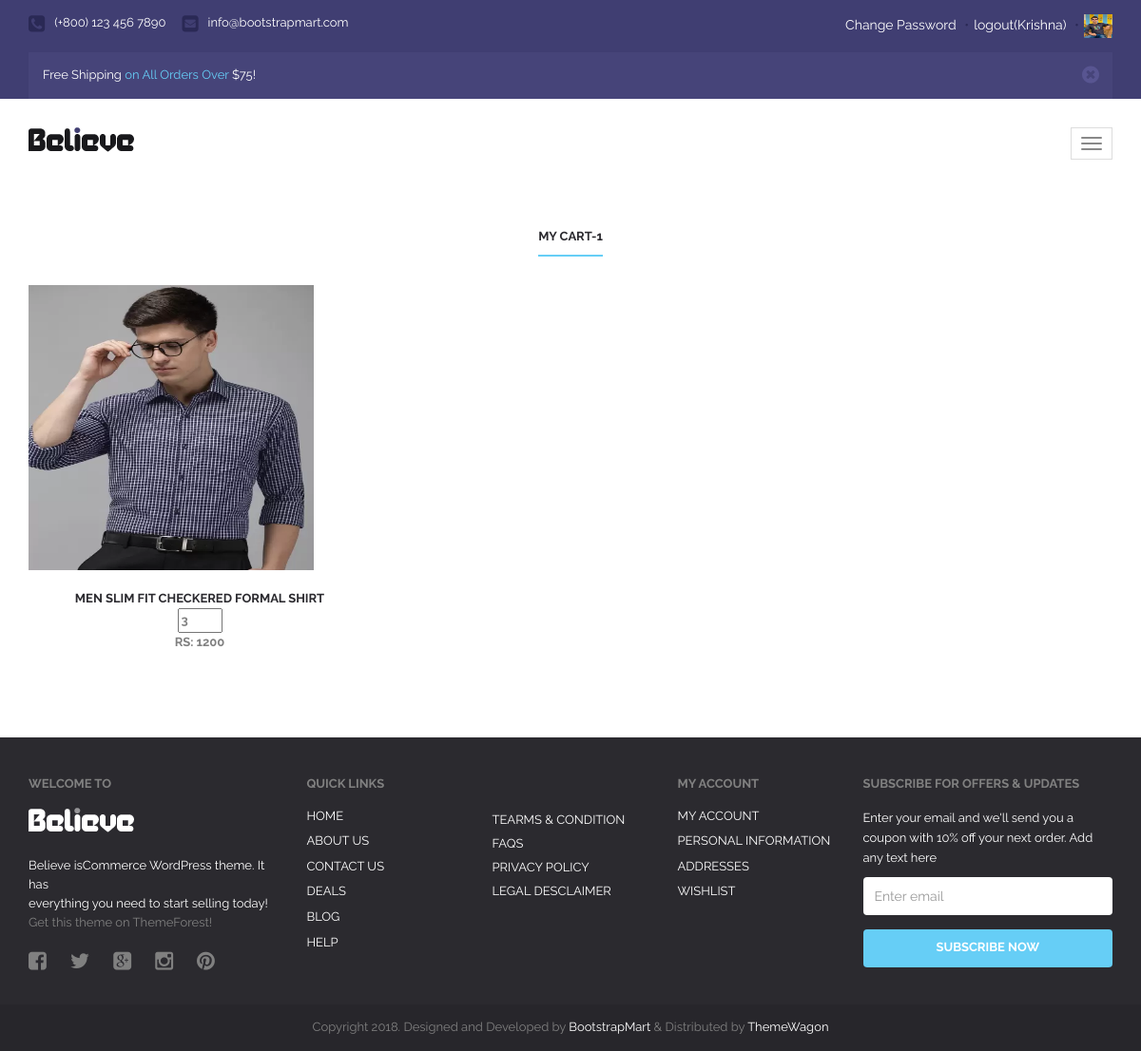
Page /mycart (signed in) on the committed database.
### a1/models.py (models this page shows, shortened)
class User(models.Model):
    fname=models.CharField( max_length=50)
    lname=models.CharField( max_length=50)
    password=models.CharField( max_length=50)
    email=models.EmailField()
    profile_pic=models.ImageField(upload_to='profile_pic/',default="usericon.jpg")
    user_type=models.CharField(max_length=50, default="buyer")

class Cart(models.Model):
    user=models.ForeignKey(User, on_delete=models.CASCADE)
    product=models.ForeignKey(Product, on_delete=models.CASCADE)
    product_qty=models.PositiveIntegerField(default=1)
    product_price=models.PositiveIntegerField()
    payment_status=models.BooleanField(default=False)
    total_price=models.PositiveIntegerField(default=0)

class Product(models.Model):
    seller=models.ForeignKey(User, on_delete=models.CASCADE)
    choice=(
        ("Electronics","Electronics"),
        ("Men","Men"),
        ("Women","Women"),
        ("Baby & Kids","Baby & Kids"),
        ("Home & Kitchens","Home & Kitchens"),
        ("Books","Books"),
        ("Other","Other"),
    )
    product_category=models.CharField(max_length=50, choices=choice, default="Others")
    product_name=models.CharField(max_length=50)
    product_price=models.PositiveIntegerField()
    product_desc=models.CharField(max_length=300,default="")
    product_date=models.DateField(auto_now_add=True)
    product_image=models.ImageField(upload_to="product_image")

### a1/views.py (the view)
# urls.py: path('mycart', views.mycart, name='mycart'),
def mycart(request):
    try:
        net_price=0
        user=User.objects.get(email=request.session['email'])
        cart=Cart.objects.filter(user=user,payment_status=False)
        request.session['cart_count']=len(cart)
        for i in cart:
            net_price=net_price + i.total_price
        return render(request,'mycart.html',{'cart':cart,'net_price':net_price})
    except:
        return render(request,'login.html')

### a1/templates/mycart.html (shortened to what this page needs)
{% extends 'header.html' %}
{% load static %}
{% block content %}
<!DOCTYPE html>
<html lang="en">
  <head>
  </head>
  <body>
            <div class="rec-blog">
                <div class="container">
                    <div class="rec-blog-inner">
                        <div class="blog-title">
                            <span>My Cart-{{cart.count}}</span>
                        </div>
                        <div class="row">
                          {%for i in cart %}
                            <div class="col-md-4 blog-ct">
                                <a href="{%url 'product-detail' pk=i.product.pk %}"><img src="{{i.product.product_image.url}}" style="max-height: 300px; max-width: 300px; min-height: default; min-width: 300px; " alt="{{i.product.product_name}}" class="img-responsive"></a>
                                <div class="blog-ct-title">
                                    <a href="{%url 'product-detail' pk=i.product.pk %}">{{i.product.product_name}}</a>
                                    <form action="{% url 'change-qty' %}" method="post">
                                      <span><input type="number" name="product_qty" value="{{i.product_qty}}" width="10px", max="10" min="1" onchange="this.form.submit();" ></span>
                                    </form>
                                    <span>RS: {{i.total_price}}<span>
                                </div>
                            </div>
                          {% endfor %}
                        </div>
                    </div>
                  </div>
            </div>
  </body>
</html>
{% endblock %}

### a1/templates/header.html (shortened to what this page needs)
{%load static%}
<!DOCTYPE html>
<html>
    <head>
        <link href="{%static 'font-awesome/cs/font-awesome.css'%}" rel='stylesheet' type='text/css'>
        <link href="{% static 'css/bootstrap.min.css'%}" rel="stylesheet">
        <link href="{%static 'style.css'%}" rel="stylesheet">
        <link href="{%static 'responsive.css'%}" rel="stylesheet">
        <link href="{%static 'css/owl.carousel.css'%}" rel="stylesheet">
        <link href="{%static 'css/owl.theme.css'%}" rel="stylesheet">
        <link href="{%static 'css/owl.transitions.css'%}" rel="stylesheet">
        <link href="{%static 'css/prettyPhoto.css'%}" rel="stylesheet">
    </head>
    <body>
        <div id="header">
            <div class="top">
                <div class="container">
                    <ul class="top-support">
                        <li><i class="fa fa-phone-square"></i><span>(+800) 123 456 7890</span></li>
                        <li><a href=""><i class="fa fa-envelope-square"></i><span>info@bootstrapmart.com</span></a></li>
                    </ul>
                    {%if request.session.email%}
                    <div class="top-control">
                        <a href="{%url 'change-password'%}">Change Password</a>
                        <span>•</span><a href="{%url 'logout'%}">logout({{request.session.fname}})</a>
                        <span>•</span><a href="{%url 'update-profile'%}"><img src="{{request.session.profile_pic}}" height="25px" width="30px"></a>
                    </div>
                    {%else%}
                    <div class="top-control">
                    <a href="{%url 'register'%}">Register</a>
                        <span>•</span><a href="{%url 'login'%}">Login</a>
                    </div>
                    {%endif%}
                    <div class="clearfix"></div>
                    <div class="top-offers show-mobile">
                        <div class="alert alert-warning alert-dismissible fade in offers" role="alert">
                            <button type="button" class="close" data-dismiss="alert" aria-label="Close"><span aria-hidden="true"><i class="fa fa-times-circle"></i></span></button>
                            Free Shipping <a href="">on All Orders Over</a> $75!
                        </div>
                    </div>
                </div>
            </div>
            <div id="believe-nav">
                <div class="container">
                    <div class="min-marg">
                        <nav class="navbar navbar-default">
                                <div class="navbar-header">
                                    <button type="button" class="navbar-toggle collapsed" data-toggle="collapse" data-target="#bs-example-navbar-collapse-1">
                                        <span class="icon-bar"></span>
                                        <span class="icon-bar"></span>
                                        <span class="icon-bar"></span>
                                    </button>
                                    <a class="navbar-brand" href="{%url 'index'%}"><img src="{%static 'images/logo.png'%}" alt=""></a>
                                </div>
                        </nav>
                    </div>
                </div>
            </div>
        </div>
        {% block content %}
        {% endblock  %}
        <div id="footer">
            <div class="footer-widget">
                <div class="container">
                    <div class="row">
                        <div class="col-md-3">
                            <div class="text-widget">
                                <div class="wid-title">Welcome to</div>
                                <a href="{%url 'index'%}"><img src="{%static 'images/logo-white.png'%}" alt="ft-logo"></a>
                                <p>
                                    Believe isCommerce WordPress theme. It has<br/>everything you need to start selling today! <a href="">Get this theme on ThemeForest!</a>
                                </p>
                                <ul class="ft-soc clearfix">
                                    <li><a href=""><i class="fa fa-facebook-square"></i></a></li>
                                    <li><a href=""><i class="fa fa-twitter"></i></a></li>
                                    <li><a href=""><i class="fa fa-google-plus-square"></i></a></li>
                                    <li><a href=""><i class="fa fa-instagram"></i></a></li>
                                    <li><a href=""><i class="fa fa-pinterest"></i></a></li>
                                </ul>
                            </div>
                        </div>
                        <div class="col-md-2">
                            <div class="quick-links">
                                <div class="wid-title">Quick Links</div>
                                <ul>
                                    <li><a href="/">Home</a></li>
                                    <li><a href="#">About US</a></li>
                                    <li><a href="{%url 'contact'%}">contact US</a></li>
                                    <li><a href="#">deals</a></li>
                                    <li><a href="{%url 'blog'%}">blog</a></li>
                                    <li><a href="#">help</a></li>
                                </ul>
                            </div>
                        </div>
                        <div class="col-md-2">
                            <div class="term">
                                <div class="wid-title">&nbsp;</div>
                                <p>
                                    <a href="{%url 'terms&conditions'%}">Tearms & condition</a><br/>
                                    <a href="#">FAQs</a><br/>
                                    <a href="#">Privacy Policy</a><br/>
                                    <a href="#">Legal Desclaimer</a><br/>
                                </p>
                            </div>
                        </div>
                        <div class="col-md-2">
                            <div class="quick-links">
                                <div class="wid-title">My Account</div>
                                <ul>
                                    {%if request.session.email%}
                                    <li><a href="{%url 'update-profile'%}">My Account</a></li>
                                    <li><a href="{%url 'update-profile'%}">Personal Information</a></li>
                                    <li><a href="{%url 'update-profile'%}">Addresses</a></li>
                                    <li><a href="{%url 'mywishlist'%}">Wishlist</a></li>
                                    {%endif%}
                                </ul>
                            </div>
                        </div>
                        <div class="col-md-3">
                            <div class="subscribe">
                                <div class="wid-title">Subscribe for OFFERS & UPDATES</div>
                                <p>
                                    Enter your email and we'll send you a coupon
                                    with 10% off your next order. Add any text here
                                </p>
                                <form>
                                    <div class="form-group">
                                        <input type="email" class="form-control" id="exampleInputEmail1" placeholder="Enter email">
                                    </div>
                                    <button type="submit" class="btn btn-default">Subscribe Now</button>
                                </form>
                            </div>
                        </div>
                    </div>
                </div>
            </div>
            <div class="footer-text">
                <div class="container">
                    <p>Copyright 2018. Designed and Developed by <a href="https://bootstrapmart.com/">BootstrapMart </a> &amp; Distributed by <a href="https://themewagon.com/">ThemeWagon</a></p>
                </div>
            </div>
        </div>
    </body>
</html>

### a1/static/responsive.css (style rules this page uses)
.top-offers.show-mobile, #open-srch-form-mod { display:none; }
@media (max-width:1200px) { .top-offers { display:none; } }
@media (max-width:1200px) { .top-offers.show-mobile { display:block; float:none; width:100%; max-width:none; } }
@media (max-width:1200px) { .offers { width:100%; max-width:none; } }
@media (max-width:1200px) { .navbar-header { float: none; } }
@media (max-width:1200px) { .navbar-toggle { display: block; margin:0 15px; border-radius:0; } }

### rows in the picture
User: session.fname "Krishna"
Cart: product.product_image (picture), product.product_name "MEN SLIM FIT CHECKERED FORMAL SHIRT", product_qty "3", total_price "1200"

### other values in the picture
{{ cart.count }} "1"
